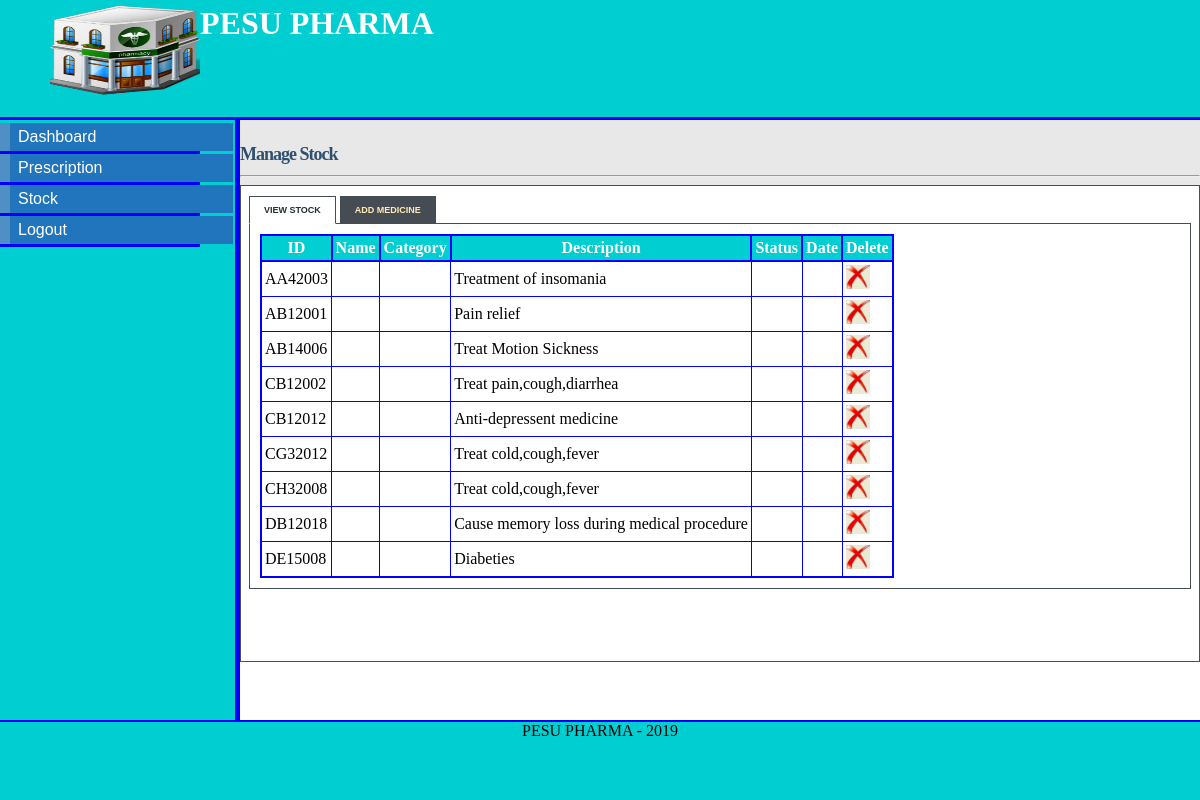
The page /stock_pharmacist.php (signed in) on the database as committed earlier.
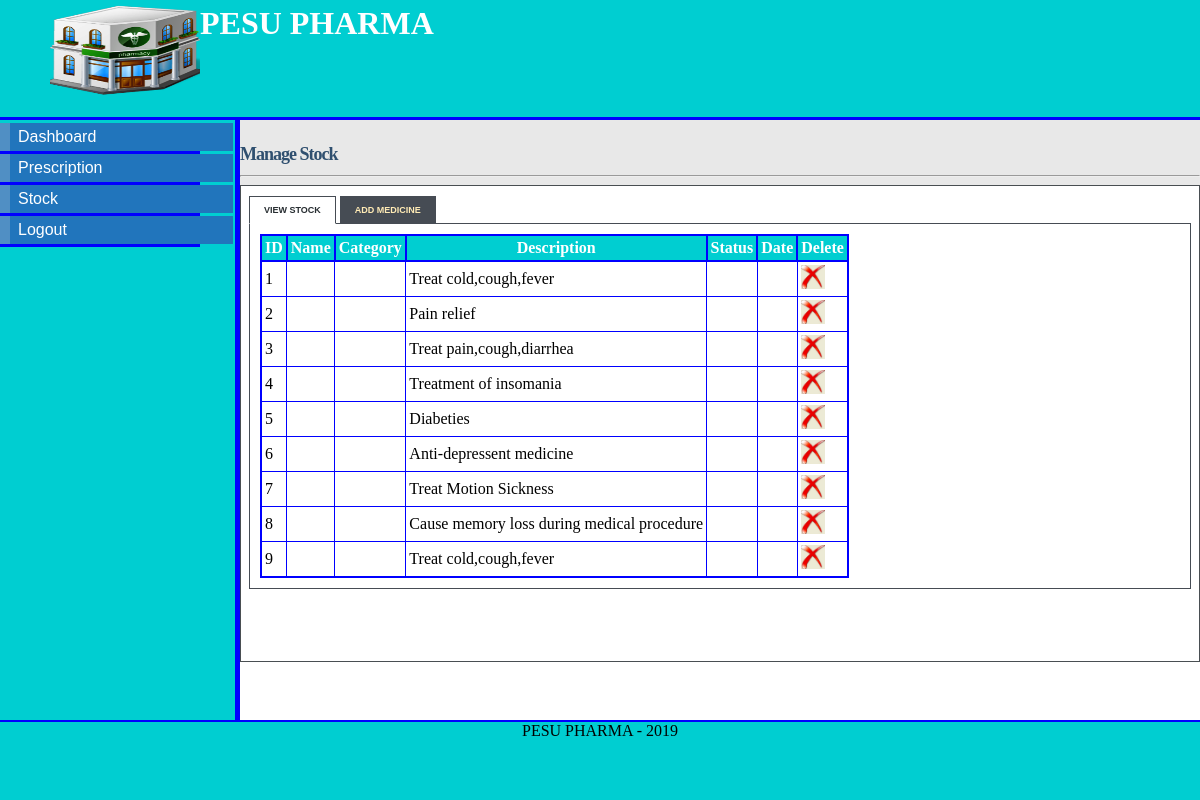
The same page on the database as committed later.
### tables this page shows
CREATE TABLE IF NOT EXISTS `STOCK`(
  `stock_id` INT NOT NULL AUTO_INCREMENT,
  `drug` VARCHAR(25) NOT NULL,
  `quantity` INT,
  `company` VARCHAR(25) NOT NULL,
  `cost` INT,
  `description` VARCHAR(50),
  `expiry_date` DATE,
  `admin_id` INT,

  PRIMARY KEY(`stock_id`),
  FOREIGN KEY(`admin_id`) REFERENCES ADMINISTRATOR(`admin_id`)
);

### stock_pharmacist.php (the view, shortened to what this page needs)
<!DOCTYPE html>
<html>
<head>
<link rel="stylesheet" type="text/css" href="style/mystyle.css">
<link rel="stylesheet" href="style/style.css" type="text/css" media="screen" />
<link rel="stylesheet" href="style/table.css" type="text/css" media="screen" />
</head>
<body>
<div id="content">
<div id="header">
<h1><a href="#"><img src="images/hd_logo.jpg"></a>  PESU PHARMA</h1></div>
<div id="left_column">
<div id="button">
<ul>
			<li><a href="pharmacist.php">Dashboard</a></li>
			<li><a href="prescription.php">Prescription</a></li>
			<li><a href="stock_pharmacist.php">Stock</a></li>
			<li><a href="logout.php">Logout</a></li>
		</ul>
</div>
		</div>
<div id="main">
<div id="tabbed_box" class="tabbed_box">
    <h4>Manage Stock</h4>
<hr/>
    <div class="tabbed_area">
        <ul class="tabs">
            <li><a href="javascript:tabSwitch('tab_1', 'content_1');" id="tab_1" class="active">View Stock</a></li>
            <li><a href="javascript:tabSwitch('tab_2', 'content_2');" id="tab_2">Add Medicine</a></li>
        </ul>
        <div id="content_1" class="content">
		<?php
        include_once('connect_db.php');
        $result = mysqli_query($con,"SELECT * FROM stock")
                or die(mysqli_error($con));
        echo "<table border='1' cellpadding='3'>";
         echo "<tr><th>ID</th><th>Name</th><th>Category</th><th>Description</th><th>Status </th><th>Date </th><th>Delete</th></tr>";
        while($row = mysqli_fetch_array( $result )) {
                echo "<tr>";
                 echo '<td>' . $row['stock_id'] . '</td>';
                echo '<td>' . $row['drug_name'] . '</td>';
				echo '<td>' . $row['category'] . '</td>';
				echo '<td>' . $row['description'] . '</td>';
				echo '<td>' . $row['status'] . '</td>';
				echo '<td>' . $row['date_supplied'] . '</td>';?>
				<td><a href="delete_stock.php?stock_id=<?php echo $row['stock_id']?>"><img src="images/delete-icon.jpg" width="24" height="24" border="0" /></a></td>
				<?php
		 }
        echo "</table>";
?>
        </div>
    </div>
</div>
</div>
<div id="footer" align="Center"> PESU PHARMA - 2019</div>
</div>
</body>
</html>

Rows that differ between the two databases and show on the page:
removed stock: stock_id "AA42003", description "Treatment of insomania"
removed stock: stock_id "AB12001", description "Pain relief"
removed stock: stock_id "AB14006", description "Treat Motion Sickness"
removed stock: stock_id "CB12002", description "Treat pain,cough,diarrhea"
removed stock: stock_id "CB12012", description "Anti-depressent medicine"
removed stock: stock_id "CG32012", description "Treat cold,cough,fever"
removed stock: stock_id "CH32008", description "Treat cold,cough,fever"
removed stock: stock_id "DB12018", description "Cause memory loss during medical procedure"
removed stock: stock_id "DE15008", description "Diabeties"
added stock: stock_id "1", description "Treat cold,cough,fever"
added stock: stock_id "2", description "Pain relief"
added stock: stock_id "3", description "Treat pain,cough,diarrhea"
added stock: stock_id "4", description "Treatment of insomania"
added stock: stock_id "5", description "Diabeties"
added stock: stock_id "6", description "Anti-depressent medicine"
added stock: stock_id "7", description "Treat Motion Sickness"
added stock: stock_id "8", description "Cause memory loss during medical procedure"
added stock: stock_id "9", description "Treat cold,cough,fever"
